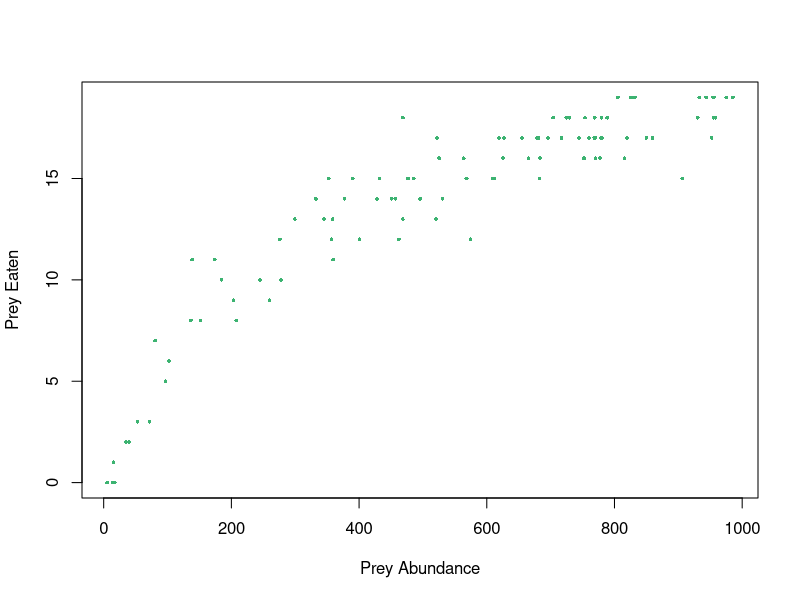

The R source for this figure: (Note: this script raises an error after producing the figure.)
rm(list = ls())
set.seed(123)
#function to simulate the number of prey eaten by a foraging predator
#size = number of grid cells per side of the square foraging 'arena'
#n = number of prey individuals at the start of the simulation
#time = number of timesteps over which to run the simulation
#handling.time = number of timesteps a predator must wait to restart foraging, 
#after capturing a prey
#draw.plot = whether or not to plot the arena as the simulation proceeds 
#(NOTE: plotting will SLOW DOWN the simulation and open a new plotting window)
sim.predation = function(size =30, n=100, time=100, handling.time=5, draw.plot=F) {
  
  #set up a data frame to represent the prey 
  prey = data.frame(x.pos=floor(runif(n,1,1+size)),
                    y.pos=floor(runif(n,1,1+size)),
                    born = 0, #when were the prey individuals created
                    died = NA)
  
  #another for the predators
  pred = data.frame(x.pos=floor(runif(1,1,1+size)), 
                    y.pos=floor(runif(1,1,1+size)), 
                    state=0) #hunting=0, handling>0
  
  if(draw.plot) {
    x11() #open a new plot window	
  }
  
  #loop through simulation for set number of timesteps
  for(t in 1:time){
    live.prey=which(is.na(prey$died)) #which prey are currently alive
    dead.prey=which(is.na(prey$died)==F) #which prey are dead
    
    #if there are living prey, allow them to move randomly    
    #x.pos can change 1-, 0, or +1... same with y.pos
    prey$x.pos[live.prey] = prey$x.pos[live.prey] + sample(c(-1,0,1),length(live.prey),replace=TRUE)		
    prey$y.pos[live.prey] = prey$y.pos[live.prey] + sample(c(-1,0,1),length(live.prey),replace=TRUE)		
    # if prey is in position <1, so 0, it gets moved to "size", which in this case is 30. If it
    # is in xposition "size", it gets moved to position 1. It accounts for prey that are about to
    # exit the arena.
    prey$x.pos[prey$x.pos<1] = size; prey$x.pos[prey$x.pos>size] = 1
    prey$y.pos[prey$y.pos<1] = size; prey$y.pos[prey$y.pos>size] = 1
    
    #keep track of predators' remaining handling time
    if(sum(pred$state)>0) {
      pred$state[pred$state>0] = pred$state[pred$state>0] - 1 #decrement 'state' if handling time hasn't run out
    }
    
    #if the predator is hunting, simulate its actions
    if(any(pred$state==0)) {
      #movement (same system as for prey)
      pred[pred$state==0,]$x.pos = pred[pred$state==0,]$x.pos + sample(c(-1,0,1),sum(pred$state==0),replace=TRUE)		
      pred[pred$state==0,]$y.pos = pred[pred$state==0,]$y.pos + sample(c(-1,0,1),sum(pred$state==0),replace=TRUE)		
      pred$x.pos[pred$x.pos<1] = size; pred$x.pos[pred$x.pos>size] = 1
      pred$y.pos[pred$y.pos<1] = size; pred$y.pos[pred$y.pos>size] = 1
      
      hunting.preds = which(pred$state==0) #which predators are hunting (we already know at least one is)
      #cycle through the hunting predators... see if they caught anything
      for(hunting.pred in hunting.preds) {
        #when a predator is at the same position as a live prey item
        prey.sighted = live.prey[prey$x.pos[live.prey]==pred[hunting.pred,]$x.pos &
                                   prey$y.pos[live.prey]==pred[hunting.pred,]$y.pos]
        
        if(length(prey.sighted)>0) { #if a predation event occured
          pred[hunting.pred,]$state = handling.time
          
          #decide which of the sighted prey get eaten, since multiple prey can be in the same position
          eaten.prey = prey.sighted[sample(length(prey.sighted),1)] 
          prey$died[eaten.prey] = t
          
          #add a new prey item to keep n constant
          prey[nrow(prey)+1,] = c(floor(runif(1,1,1+size)),floor(runif(1,1,1+size)), t, NA)
        }#end predation event
      }#end for(hunting.pred)
    }
    
    #if desired, plot the arena
    if(draw.plot) {	
      #live prey are blue
      plot(prey$x.pos[live.prey],prey$y.pos[live.prey], xlim=c(1,size), ylim=c(1,size), col="blue", cex=1.2,
           xlab="x position",ylab="y position", main="PREDATION ARENA of DEATH")
      par(new=TRUE)
      #hunting predators are blue
      plot(pred$x.pos[pred$state==0],pred$y.pos[pred$state==0], 
           xlim=c(1,size), ylim=c(1,size),pch=4,cex=3,lwd=3,
           col="blue",axes=FALSE,
           xlab=NA, ylab=NA)
      par(new=TRUE)
      #handling predators are grey
      plot(pred[pred$state>0,]$x.pos,pred[pred$state>0,]$y.pos, 
           xlim=c(1,size), ylim=c(1,size),pch=4,cex=3,col="grey",lwd=3,axes=FALSE,
           xlab=NA, ylab=NA)
      par(new=TRUE)
      #dead prey are red
      plot(prey$x.pos[dead.prey],prey$y.pos[dead.prey], 
           xlim=c(1,size), ylim=c(1,size),pch=16,col="red", axes=FALSE,
           xlab=NA, ylab=NA)
      Sys.sleep(1) #delay iteration (so the plot sticks around long enough to see it)
    }	
    
  }
  
  return(prey)
  
}#end sim.predation

sim.predation()

#### Q1: ####

# Randomly choose 100 numbers between 1 and 1000.  
N <- runif(100, 1, 1000)

# Make empty vector to store values for prey eaten.
prey.eaten <- rep(0, length(N))

# Loop through iterations with different numbers of prey. For i = 1, this means, how many
# prey were eaten if there was 1 prey available? If i = 100, how many prey were eaten out of the
# 100 available? 

for (i in 1:length(N)){
  prey <- sim.predation(size = 30, 
                        n = N[i], 
                        time = 100, 
                        handling.time = 5, 
                        draw.plot = F)
  prey.eaten[i] <- sum(!is.na(prey$died))
}


plot(prey.eaten ~ N, 
     pch = 16,
     col = "mediumseagreen", 
     cex = 0.5,
     xlab = "Prey Abundance",
     ylab = "Prey Eaten")


# Make matrices for estimates and for predictions
estimates <- matrix(NA, nrow=1000, ncol=2)
predictions <- matrix(NA, nrow=1000, ncol=1000)
N.predict <- c(1:1000)


# Write a function that accepts alpha, Th, and N, keep Tt constant at 100.
type2 <- function(alpha, N, Th) {
  prey.eaten <- (100*alpha*N)/(1+(Th*alpha*N))
  return(prey.eaten)
}

# my.nls <- nls(prey.eaten ~ type2(),
#               start=list(alpha=0.001,Th=5), algorithm="port", lower=c(0,0),
#               upper=c(10,100))

# Tt = time period
# alpha = encounter rate
# n = prey abundance
# Th = handling time

# The loop works! 
for (i in 1:1000){
  boot <- sample(c(1:nrow(k)), replace=T)
  re.N <- N[boot]
  re.prey.eaten <- prey.eaten[boot]
  nls.fit <- nls(re.prey.eaten ~ (Tt*alpha*re.N)/(1+(Th*alpha*re.N)),
                 start=list(alpha=0.001, Th=5), 
                 algorithm="port", 
                 lower=c(0,0),
                 upper=c(10,100))
  estimates[i,1] <- summary(nls.fit)$coefficients[1,1]
  estimates[i,2] <- summary(nls.fit)$coefficients[2,1]
  predictions[i, ]<- type2(alpha = estimates[i, 1], N = re.N, Th = estimates[i, 2])
}


hist(estimates[estimates < 1], 
     main = "",
     xlab = "alpha estimate")

hist(estimates[estimates > 1],
     main = "", 
     xlab = "Th estimate")
